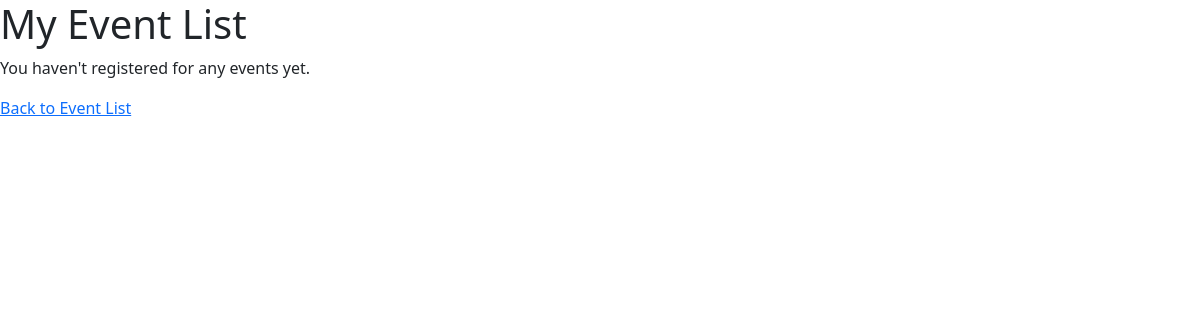
Before: /api/registered-events/ (signed in) with the older database file.
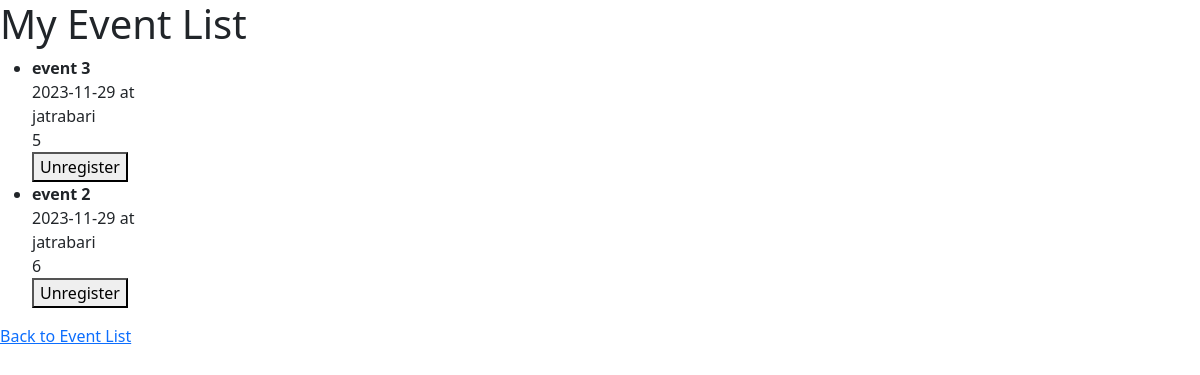
After: the same page with the newer database file.
### events/models.py (models this page shows, shortened)
class Event(models.Model):
    title = models.CharField(max_length=255)
    description = models.TextField()
    date = models.DateField()
    time = models.TimeField()
    location_name = models.CharField(max_length=255)
    total_slots = models.PositiveIntegerField(default=0)
    available_slots = models.PositiveIntegerField(default=0)

### events/views.py (the view)
# urls.py: path('registered-events/', UserRegisteredEventsAPIView.as_view(), name='registered-events'),
class UserRegisteredEventsAPIView(generics.ListAPIView):
    serializer_class = EventRegistrationSerializer
    permission_classes = [IsAuthenticated]
    def get_queryset(self):
        user = self.request.user
        return EventRegistration.objects.filter(user=user)
    def list(self, request, *args, **kwargs):
        queryset = self.get_queryset()
        serializer = self.get_serializer(queryset, many=True)
        context = {'registered_events': serializer.data}
        return render(request, 'events/user_registered_events.html', context)

### events/serializers.py (called while the page is built)
    def get_event(self, obj):
        return EventSerializer(obj.event).data

### templates/events/user_registered_events.html (shortened to what this page needs)
{% extends "base.html" %}
{% block content %}
  <h1>My Event List</h1>
  <div>
    {% if registered_events %}
        <ul>
            {% for event_registration in registered_events %}
                <li>
                    <strong>{{ event_registration.event.title }}</strong> <br>
                    {{ event_registration.event.date }} at {{ event.event.time }} <br>
                    {{ event_registration.event.location_name }}<br>
                    {{ event_registration.id}}
                    <form id="unregister-form" method="post" action="{% url 'unregister-from-event' event_registration.id %}">
                        <button type="button" onclick="unregister()">Unregister</button>
                    </form>
                </li>
            {% endfor %}
        </ul>
    {% else %}
        <p>You haven't registered for any events yet.</p>
    {% endif %}
    <a href="{% url 'event-list' %}">Back to Event List</a>
</div>
{% endblock %}

### templates/base.html (shortened to what this page needs)
<!DOCTYPE html>
<html>
<head>
    <link rel="stylesheet" href="https://use.fontawesome.com/releases/v5.8.2/css/all.css">
    <link href="https://cdn.jsdelivr.net/npm/bootstrap@5.0.2/dist/css/bootstrap.min.css" rel="stylesheet">
</head>
<body>
  <main>
    {% block content %}
    {% endblock %}
  </main>
</body>
</html>

Changed rows visible on the page:
now on this page (row edited): Event: event "event 3", event.location_name "jatrabari"
now on this page (row edited): Event: event "event 2", event.location_name "jatrabari"
Other visible differences:
new list line: "2023-11-29 at 5 Unregister"
new list line: "2023-11-29 at 6 Unregister"
text no longer shown: "You haven't registered for any events yet."
